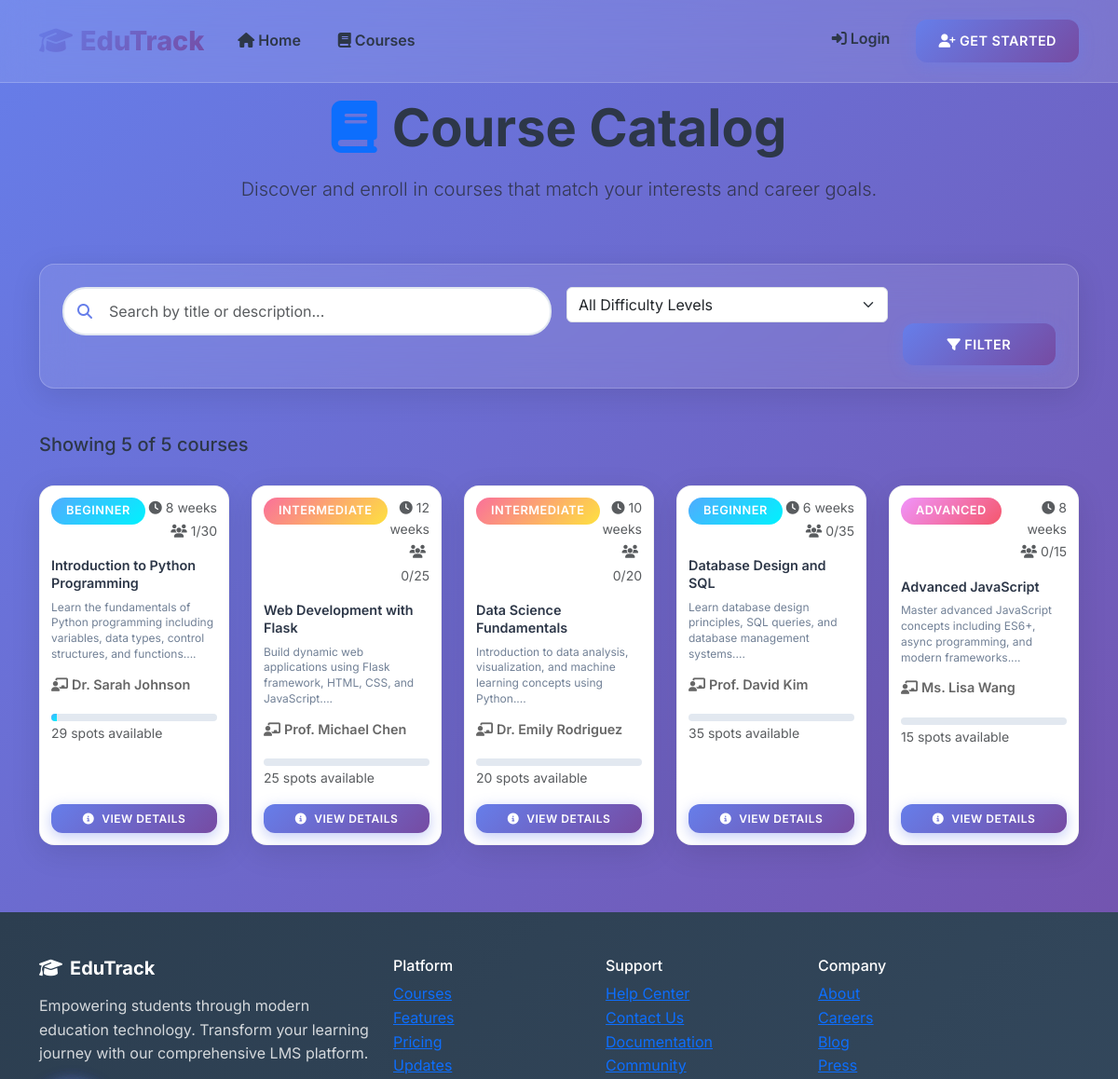
The app's page /courses (upper part), older data.
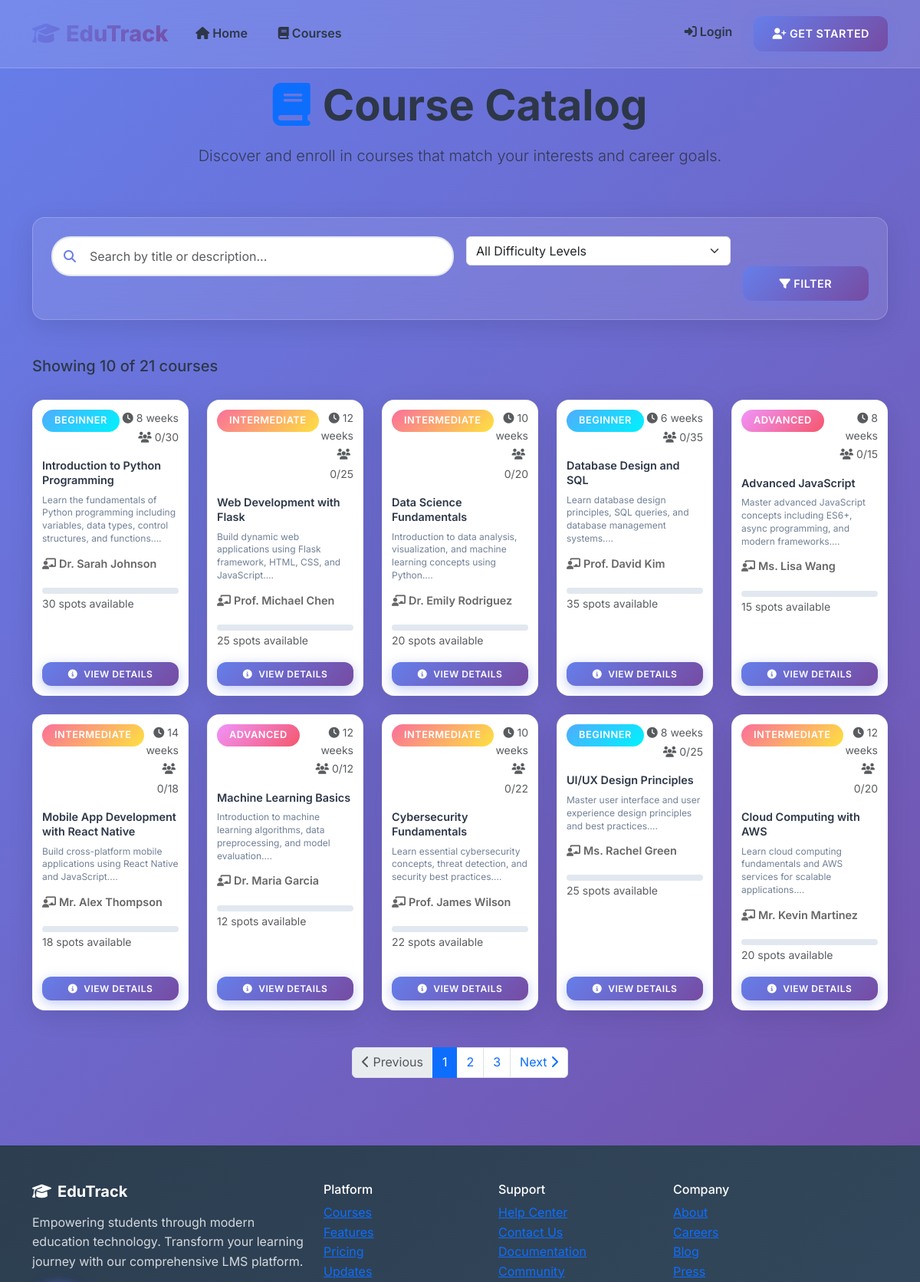
The same page, newer data.
### models.py (models this page shows, shortened)
class Course(db.Model):
    id = db.Column(db.Integer, primary_key=True)
    title = db.Column(db.String(200), nullable=False)
    description = db.Column(db.Text, nullable=False)
    instructor = db.Column(db.String(100), nullable=False)
    instructor_id = db.Column(db.Integer, db.ForeignKey('user.id'))  # Link to teacher
    duration_weeks = db.Column(db.Integer, nullable=False)
    difficulty = db.Column(db.String(20), nullable=False)  # Beginner, Intermediate, Advanced
    max_students = db.Column(db.Integer, default=30)
    created_at = db.Column(db.DateTime, default=datetime.utcnow)
    enrollments = db.relationship('Enrollment', backref='course', lazy=True)
    grades = db.relationship('Grade', backref='course', lazy=True)
    materials = db.relationship('CourseMaterial', backref='course', lazy=True)
    announcements = db.relationship('Announcement', backref='course', lazy=True)
    def get_enrolled_count(self):
        return len(self.enrollments)
    def is_full(self):
        return self.get_enrolled_count() >= self.max_students

### routes.py (the view)
def courses():
    search = request.args.get('search', '')
    difficulty = request.args.get('difficulty', '')
    page = request.args.get('page', 1, type=int)
    per_page = 10  # Number of courses per page
    query = Course.query
    if search:
        query = query.filter(Course.title.contains(search) | Course.description.contains(search))
    if difficulty:
        query = query.filter(Course.difficulty == difficulty)
    courses_pagination = query.paginate(
        page=page,
        per_page=per_page,
        error_out=False
    )
    difficulties = ['Beginner', 'Intermediate', 'Advanced']
    return render_template('courses.html',
                         courses=courses_pagination.items,
                         pagination=courses_pagination,
                         difficulties=difficulties,
                         current_search=search,
                         current_difficulty=difficulty)

### templates/courses.html (shortened to what this page needs)
{% extends "base.html" %}
{% block content %}
<div class="container py-4">
    <div class="row mb-5">
        <div class="col-12 text-center">
            <h1 class="display-4 fw-bold mb-3">
                <i class="fas fa-book text-primary me-3"></i>Course Catalog
            </h1>
            <p class="lead text-muted">Discover and enroll in courses that match your interests and career goals.</p>
        </div>
    </div>
    <div class="glass-card mb-5">
        <div class="card-body p-4">
            <form method="GET" class="row g-3">
                <div class="col-md-6">
                    <div class="search-container">
                        <i class="fas fa-search search-icon"></i>
                        <input type="text" class="form-control" id="search" name="search"
                               placeholder="Search by title or description..." value="{{ current_search }}">
                    </div>
                </div>
                <div class="col-md-4">
                    <select class="form-select" id="difficulty" name="difficulty">
                        <option value="">All Difficulty Levels</option>
                    </select>
                </div>
                <div class="col-md-2 d-flex align-items-end">
                    <button type="submit" class="btn btn-primary w-100">
                        <i class="fas fa-filter me-1"></i>Filter
                    </button>
                </div>
            </form>
        </div>
    </div>
    <div class="row mb-4">
        <div class="col-12">
            <div class="d-flex justify-content-between align-items-center">
                <h5 class="mb-0">
                    {% if pagination %}
                        Showing {{ pagination.items|length }} of {{ pagination.total }} course{{ 's' if pagination.total != 1 else '' }}
                    {% else %}
                        {{ courses|length }} course{{ 's' if courses|length != 1 else '' }} found
                    {% endif %}
                </h5>
            </div>
        </div>
    </div>
    {% if courses %}
    <div class="course-grid">
        {% for course in courses %}
        <div class="course-card">
            <div class="card-body">
                <div class="d-flex justify-content-between align-items-start mb-3">
                    <span class="badge badge-{{ 'beginner' if course.difficulty == 'Beginner' else 'intermediate' if course.difficulty == 'Intermediate' else 'advanced' }}">
                        {{ course.difficulty }}
                    </span>
                    <div class="text-end">
                        <small class="text-muted d-block">
                            <i class="fas fa-clock me-1"></i>{{ course.duration_weeks }} weeks
                        </small>
                        <small class="text-muted">
                            <i class="fas fa-users me-1"></i>{{ course.get_enrolled_count() }}/{{ course.max_students }}
                        </small>
                    </div>
                </div>
                <h5 class="course-title">{{ course.title }}</h5>
                <p class="course-description">{{ course.description[:120] }}...</p>
                <div class="course-meta">
                    <span class="course-instructor">
                        <i class="fas fa-chalkboard-teacher me-1"></i>{{ course.instructor }}
                    </span>
                </div>
                <div class="mb-3">
                    <div class="progress">
                        <div class="progress-bar" role="progressbar"
                             style="width: {{ (course.get_enrolled_count() / course.max_students * 100) }}%"></div>
                    </div>
                    <small class="text-muted">
                        {% if course.is_full() %}
                            <span class="text-danger">Course Full</span>
                        {% else %}
                            {{ course.max_students - course.get_enrolled_count() }} spots available
                        {% endif %}
                    </small>
                </div>
                <a href="{{ url_for('course_detail', course_id=course.id) }}" class="btn btn-primary w-100">
                    <i class="fas fa-info-circle me-2"></i>View Details
                </a>
            </div>
        </div>
        {% endfor %}
    </div>
    {% if pagination and pagination.pages > 1 %}
    <div class="row mt-5">
        <div class="col-12">
            <nav aria-label="Course pagination">
                <ul class="pagination justify-content-center">
                    {% if pagination.has_prev %}
                        <li class="page-item">
                            <a class="page-link" href="{{ url_for('courses', page=pagination.prev_num, search=current_search, difficulty=current_difficulty) }}">
                                <i class="fas fa-chevron-left"></i> Previous
                            </a>
                        </li>
                    {% else %}
                        <li class="page-item disabled">
                            <span class="page-link"><i class="fas fa-chevron-left"></i> Previous</span>
                        </li>
                    {% endif %}
                    {% for page_num in pagination.iter_pages(left_edge=2, left_current=2, right_current=3, right_edge=2) %}
                        {% if page_num %}
                            {% if page_num != pagination.page %}
                                <li class="page-item">
                                    <a class="page-link" href="{{ url_for('courses', page=page_num, search=current_search, difficulty=current_difficulty) }}">
                                        {{ page_num }}
                                    </a>
                                </li>
                            {% else %}
                                <li class="page-item active">
                                    <span class="page-link">{{ page_num }}</span>
                                </li>
                            {% endif %}
                        {% else %}
                            <li class="page-item disabled">
                                <span class="page-link">...</span>
                            </li>
                        {% endif %}
                    {% endfor %}
                    {% if pagination.has_next %}
                        <li class="page-item">
                            <a class="page-link" href="{{ url_for('courses', page=pagination.next_num, search=current_search, difficulty=current_difficulty) }}">
                                Next <i class="fas fa-chevron-right"></i>
                            </a>
                        </li>
                    {% else %}
                        <li class="page-item disabled">
                            <span class="page-link">Next <i class="fas fa-chevron-right"></i></span>
                        </li>
                    {% endif %}
                </ul>
            </nav>
        </div>
    </div>
    {% endif %}
    {% endif %}
</div>
{% endblock %}

Row changes from the older to the newer data that the page shows:
changed Course "Introduction to Python Programming": get_enrolled_count "1" → "0"; course.max_students-course.get_enrolled_count() "29" → "30"
added Course: difficulty "INTERMEDIATE", duration_weeks "14", get_enrolled_count "0", max_students "18", title "Mobile App Development with React Native", description "Build cross-platform mobile applications using React Native and JavaScript.", instructor "Mr. Alex Thompson", course.max_students-course.get_enrolled_count() "18"
added Course: difficulty "ADVANCED", duration_weeks "12", get_enrolled_count "0", max_students "12", title "Machine Learning Basics", description "Introduction to machine learning algorithms, data preprocessing, and model evaluation.", instructor "Dr. Maria Garcia", course.max_students-course.get_enrolled_count() "12"
added Course: difficulty "INTERMEDIATE", duration_weeks "10", get_enrolled_count "0", max_students "22", title "Cybersecurity Fundamentals", description "Learn essential cybersecurity concepts, threat detection, and security best practices.", instructor "Prof. James Wilson", course.max_students-course.get_enrolled_count() "22"
added Course: difficulty "BEGINNER", duration_weeks "8", get_enrolled_count "0", max_students "25", title "UI/UX Design Principles", description "Master user interface and user experience design principles and best practices.", instructor "Ms. Rachel Green", course.max_students-course.get_enrolled_count() "25"
added Course: difficulty "INTERMEDIATE", duration_weeks "12", get_enrolled_count "0", max_students "20", title "Cloud Computing with AWS", description "Learn cloud computing fundamentals and AWS services for scalable applications.", instructor "Mr. Kevin Martinez", course.max_students-course.get_enrolled_count() "20"
Text that changed along with them:
{{ pagination.items|length }}: "5" → "10"
{{ pagination.total }}: "5" → "21"
text now shown: "Previous Next"
new list line: "1"
new list line: "2"
new list line: "3"
